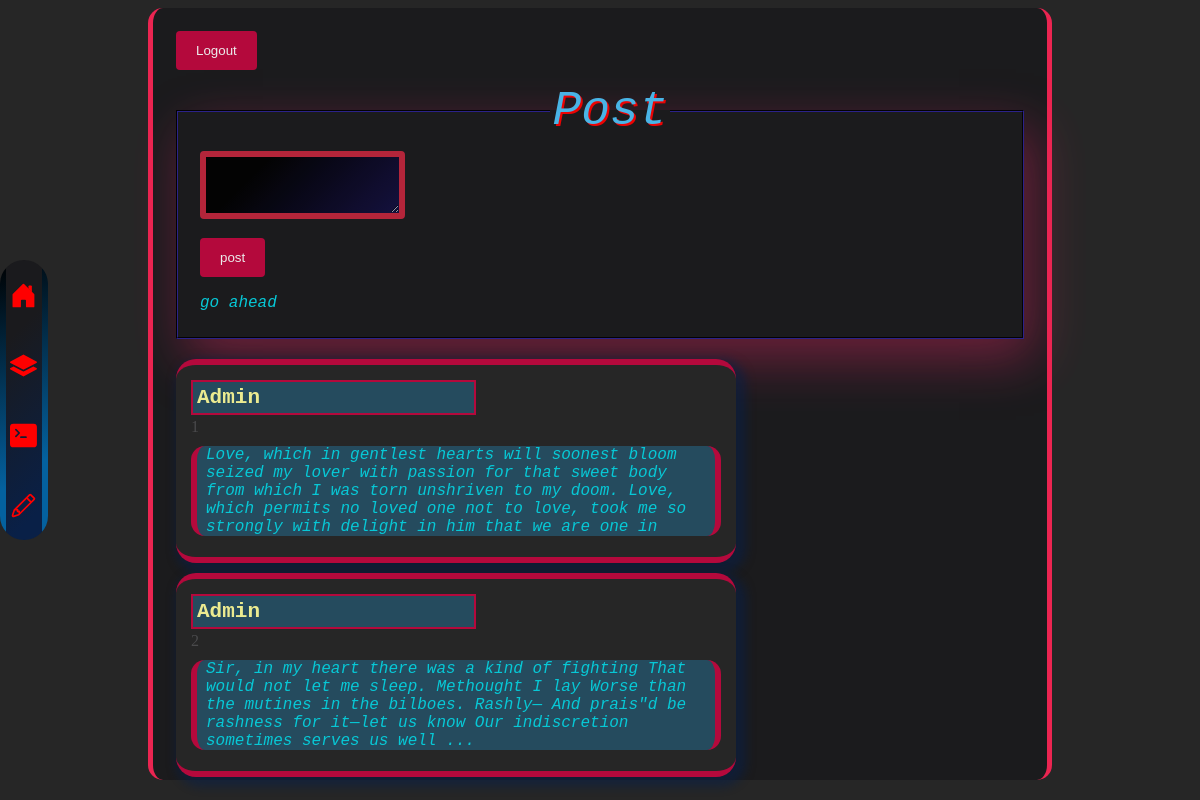
Page /home.php (signed in) on the committed database.
### tables this page shows
create table post
(
post_id int not null AUTO_INCREMENT,
primary key(post_id),
body varchar(255) not null,
author_id int not null,
foreign key (author_id) references usr(usr_id) on delete cascade on update cascade

);

create table usr
(
    usr_id int not null AUTO_INCREMENT,
    email varchar(255) not null unique,
    username varchar(40) not null,
    password varchar(40) not null,
    primary key(usr_id),
    usr_type_id int not null,
    foreign key(usr_type_id) references usr_type(usr_type_id) ON UPDATE CASCADE,
    usr_path_id int not null,
    foreign key(usr_path_id) references path(path_id) ON UPDATE CASCADE
  
 );

### server/db_connect.php (called while the page is built, shortened)
<?php
class dbAbstract
{
	private $conn;
	function __construct($host = 'localhost', $username = 'root', $password = '', $dname = 'owo')
	{
		$this->db_host = $host;
		$this->db_username = $username;
	        $this->db_password = $password;
		$this->db_name = $dname;
		$this->conn = new mysqli($this->db_host, $this->db_username, $this->db_password, $this->db_name);
	}
	function get_userName($user_id)
	{
		$query_selectName = "select username from usr where usr_id=".$user_id;
		$result = mysqli_query($this->conn, $query_selectName);
		$fetched = mysqli_fetch_assoc($result);
		return $fetched['username'];
	}
	function get_userTypeId($user_id)
	{
		$query_selectType = "select usr_type_id from usr where usr_id=".$user_id;
		$result = mysqli_query($this->conn, $query_selectType);
		$fetched = mysqli_fetch_assoc($result);
		return $fetched['usr_type_id'];
	}
	function get_postRows()
	{
		$query_selectPostRows = "select * from post";
		$result = mysqli_query($this->conn, $query_selectPostRows);
		return $result;
	}
	function get_postBody($post_id)
	{
		$query_selectPost = "select body from post where post_id=".$post_id;
		$result = mysqli_query($this->conn, $query_selectPost);
		$fetched = mysqli_fetch_assoc($result);
		return $fetched['body'];
	}
}
?>

### home.php (the view, shortened to what this page needs)
<?php
require_once('server/db_connect.php');
$mydb = new dbAbstract();
?>
<html>
	<head>
		<link rel="stylesheet" href="styles/style.css" />
	</head>
<body>
	<?php
	if(isset($_COOKIE["id"]))
	{
		$user_id = $_COOKIE["id"];
        echo "
		<div id='control'>
	<div class='console'>
		<textarea id='cli' placeholder='console://' onkeypress='enter_command(event)'></textarea>
	</div>
	<nav id='taskbar'>
		<div class='taskbar_item' onclick='window.location = \"#\"'>
			<svg class='icon' width='1em' height='1em' viewBox='0 0 16 16' fill='red' xmlns='http://www.w3.org/2000/svg'>
  <path d='M6.5 10.995V14.5a.5.5 0 0 1-.5.5H2a.5.5 0 0 1-.5-.5v-7a.5.5 0 0 1 .146-.354l6-6a.5.5 0 0 1 .708 0l6 6a.5.5 0 0 1 .146.354v7a.5.5 0 0 1-.5.5h-4a.5.5 0 0 1-.5-.5V11c0-.25-.25-.5-.5-.5H7c-.25 0-.5.25-.5.495z'/>
  <path fill-rule='evenodd' d='M13 2.5V6l-2-2V2.5a.5.5 0 0 1 .5-.5h1a.5.5 0 0 1 .5.5z'/>
</svg>
		</div>
		<div class='taskbar_item extendable' onclick='kliku2()'>
			<svg class='icon' width='1em' height='1em' viewBox='0 0 16 16' fill='red' xmlns='http://www.w3.org/2000/svg'>
  <path fill-rule='evenodd' d='M7.765 1.559a.5.5 0 0 1 .47 0l7.5 4a.5.5 0 0 1 0 .882l-7.5 4a.5.5 0 0 1-.47 0l-7.5-4a.5.5 0 0 1 0-.882l7.5-4z'/>
  <path fill-rule='evenodd' d='M2.125 8.567l-1.86.992a.5.5 0 0 0 0 .882l7.5 4a.5.5 0 0 0 .47 0l7.5-4a.5.5 0 0 0 0-.882l-1.86-.992-5.17 2.756a1.5 1.5 0 0 1-1.41 0l.418-.785-.419.785-5.169-2.756z'/>
</svg>
		</div>
		<div class='extended-content'>
			<ul>
				<li><a href='notes/layout.html'>ayout</a></li>
				<li><a href='notes/styling.html'>Styiling</a></li>
			</ul>
		</div>
		<div class='taskbar_item' onclick='kliku()'>
			<svg class='icon' width='1em' height='1em' viewBox='0 0 16 16' fill='red' xmlns='http://www.w3.org/2000/svg'>
  <path fill-rule='evenodd' d='M0 3a2 2 0 0 1 2-2h12a2 2 0 0 1 2 2v10a2 2 0 0 1-2 2H2a2 2 0 0 1-2-2V3zm9.5 5.5h-3a.5.5 0 0 0 0 1h3a.5.5 0 0 0 0-1zm-6.354-.354L4.793 6.5 3.146 4.854a.5.5 0 1 1 .708-.708l2 2a.5.5 0 0 1 0 .708l-2 2a.5.5 0 0 1-.708-.708z'/>
</svg>
		</div>";
		if($mydb->get_userTypeId($user_id) == 1)
		{
echo "
		<div class='taskbar_item'  onclick='window.location = \"control_panel.php\"'>
			<svg width='1em' height='1em' viewBox='0 0 16 16' class='icon' fill='red' xmlns='http://www.w3.org/2000/svg'>
  <path fill-rule='evenodd' d='M11.293 1.293a1 1 0 0 1 1.414 0l2 2a1 1 0 0 1 0 1.414l-9 9a1 1 0 0 1-.39.242l-3 1a1 1 0 0 1-1.266-1.265l1-3a1 1 0 0 1 .242-.391l9-9zM12 2l2 2-9 9-3 1 1-3 9-9z'/>
  <path fill-rule='evenodd' d='M12.146 6.354l-2.5-2.5.708-.708 2.5 2.5-.707.708zM3 10v.5a.5.5 0 0 0 .5.5H4v.5a.5.5 0 0 0 .5.5H5v.5a.5.5 0 0 0 .5.5H6v-1.5a.5.5 0 0 0-.5-.5H5v-.5a.5.5 0 0 0-.5-.5H3z'/>
</svg>
		</div>";
		}
		echo "
	</nav>
	</div>
	";
echo "
	<div id='wrapper'>
			<form method='post', action='server/logout.php'>
				<input type='submit' value='Logout'/>
			</form>
		     <form>
			<fieldset>
				<legend>Post</legend>
				<textarea name='post_text'></textarea>
				<input type='hidden' name='author' value=".$user_id." />
		    		<input type='submit' value='post' onclick='postu()' class='prevdefault'/>
				<p id='test'>go ahead</p>
			</fieldset>
		     </form>
	<div id='contents'>";
	$rezo = $mydb->get_postRows();
	while($row_post = mysqli_fetch_assoc($rezo))
	{
		$post_id = $row_post['post_id'];
		$author_id = $row_post['author_id'];
		$author_name = $mydb->get_userName($author_id);
		$body = $mydb->get_postBody($post_id);
		echo "
			<div class='content'>
				<input type='text' placeholder='".$author_name."' readonly>
				<span>".$post_id."</span>
				<p class='info'>".$body."</p>
			</div>
			";
	}
echo "
	</div>
	";
	}
	?>
</body>
</html>

### styles/style.css (style rules this page uses)
body { background-color:#262626 ; }
p, label { font-family: monospace, "Lucida Console"; font-style: oblique; color: #05d9e8; }
legend { font-family: monospace, "Lucida Console"; font-style: oblique; font-size:3em; font-weight: 300; line-height:1em; text-align: center; color: #4DC3FA; text-shadow: 2px 2px red; }
textarea { //background-image:linear-gradient(147deg, #000000 0%, #04619f 89%); background-color: #130f40; background-image: linear-gradient(315deg, #130f40 0%, #000000 74%); width: 100%; border: 6px solid #c3253d; font-size: 21px; font-family: monospace, "Lucida Console"; color: #ffff9b; }
form input[type=text], form select, form textarea, form input[type="password"] { width: 25%; display: block; padding: 5px; border-radius: 4px; box-sizing: border-box; margin-top: 3px; margin-bottom: 9px; resize: vertical; }
input[type=text], input[type=password] { display:block; padding: 4px; margin: 3px; box-sizing: border-box; border: 2px solid #c3073f; background-color: #254f64; font-size: 21px; font-family: monospace, "Lucida Console"; color: #ffff9b; }
input[type=submit] { background-color: #c3073f; color: white; padding: 12px 20px; border: none; border-radius: 4px; cursor: pointer; margin: 7px; }
::placeholder { font-size: 21px; font-weight: bold; font-family: monospace, "Lucida Console"; color: #ffff9b; }
form { margin: 0 auto; }
fieldset { box-shadow: 10px 20px 50px rgba(255, 42, 109, 0.4); padding-bottom: 9px; margin-bottom: 9px; border-color: #130f40; }
#wrapper { width:75%; background-color: #1a1a1d; position: relative; z-index: 0; margin:0 auto; opacity: 0.91; padding: 3px; border-radius: 15px; border-left: 5px solid #ff2556; border-right: 5px solid #ff2556; }
#wrapper * { margin-left: 10px; margin-top: 10px; margin-right: 10px; }
#contents { display: flex; flex-wrap: wrap; align-items: baseline; }
.content { background-color: #262626; margin-top: 20px; border-radius: 20px; padding: 5px; border-top:6px solid #c3073f; border-bottom:6px solid #c3073f; color: #4e4e50; box-shadow: 5px 5px 10px 5px rgba(9, 32, 71, 0.6); }
.info { background-color: #254f64; border-left:6px solid #c3073f; border-right:6px solid #c3073f; border-radius: 14px; padding: 3px; max-width: 500px; padding: 0px 9px; overflow:hidden; }
#control { position: fixed; z-index:100; top: 0; bottom: 0; left: 0; margin: auto; height: 500px; width: 13%; }
nav#taskbar { position: absolute; z-index: 1; top: 0; bottom: 0; left: 0; margin: auto; height: 280px; width: 23%; padding: 0; text-align: center; border-radius: 20px; display: flex; flex-direction: column; justify-content: space-around; border-radius: 37px; border-left:6px solid #c3073f; border-right:6px solid #c3073f; border-image-source :linear-gradient(147deg, #000000 0%, #04619f 74%); border-image-slice : 1; background-color: #130f40; background-image: linear-gradient(315deg, #092047 10%, #1a1a1d 74%); }
.taskbar_item { margin: auto; position: relative; width: 75%; height: 35px; overflow: hidden; cursor: pointer; }
.icon { width:100%; height:100%; position: relative; z-index: 10000; }

### rows in the picture
post: author.username "Admin", post_id "1", body "Love, which in gentlest hearts will soonest bloom seized my lover with passion for that sweet body from which I was torn unshriven to my doom. Love, which permits no loved one not to love, took me so strongly with delight in him that we are one in"
post: author.username "Admin", post_id "2", body "Sir, in my heart there was a kind of fighting That would not let me sleep. Methought I lay Worse than the mutines in the bilboes. Rashly— And prais\"d be rashness for it—let us know Our indiscretion sometimes serves us well ..."
